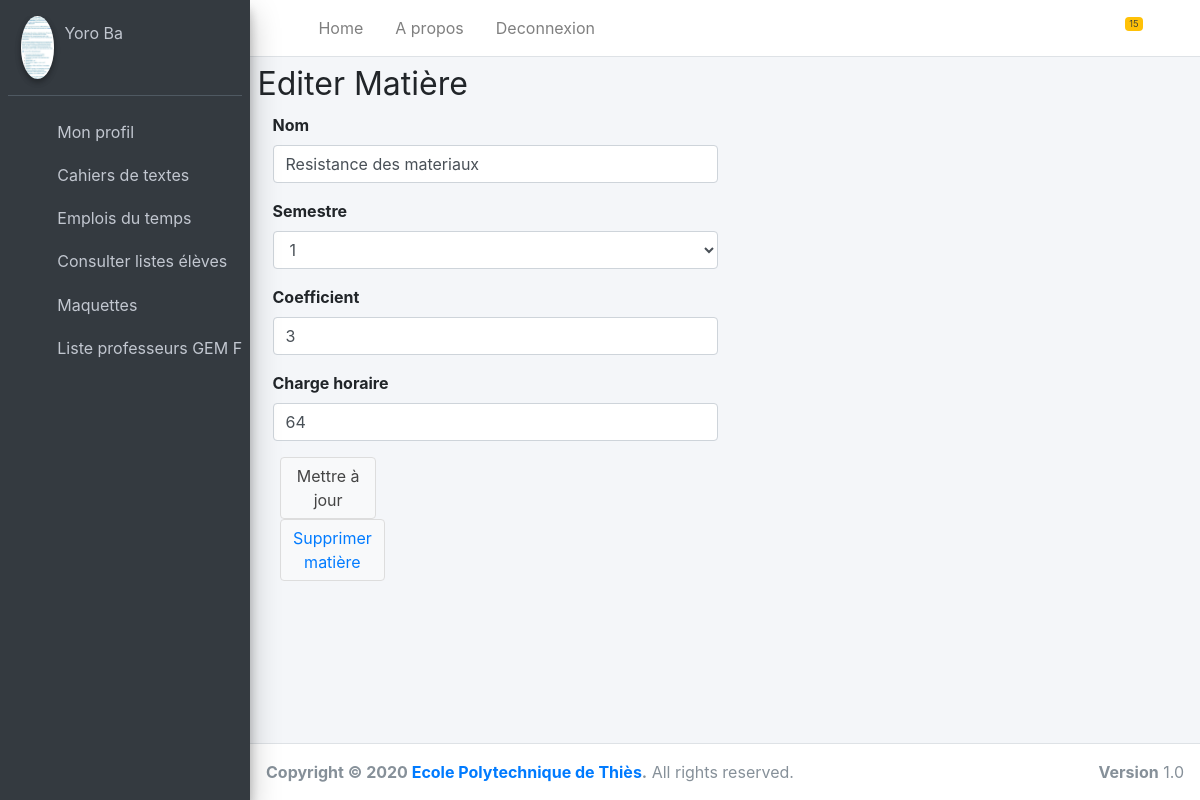
Page /authentification/editMatiere/2/3/8/ on the committed database.
### authentification/models.py (models this page shows)
class Professeur(models.Model):
    prenom = models.CharField(max_length=40)
    nom = models.CharField(max_length=20)
    email = models.EmailField(unique=True, null=False)
    telephone = models.IntegerField()
    respClasse = models.CharField(default='Non', max_length=40)
    respDept = models.CharField(default='Non', max_length=40)
    genre = models.CharField(max_length=20, default='genre',null=True)
    profil = models.ImageField(upload_to="photos/",default='/media/photos/avatar1.png/')
    mot_de_passe = models.CharField(null=False, max_length=40)

class Departement(models.Model):
    nom_dept = models.CharField('nom_dept', max_length=30)
    systeme = models.CharField('nom_dept', max_length=30, default='semestriel')
    chef_dept = models.ForeignKey('Professeur',on_delete=models.CASCADE, default="1")

class Matiere(models.Model):
    nom=models.CharField(max_length=40)
    semestre=models.IntegerField()
    coef=models.IntegerField()
    charge_horaire = models.IntegerField()
    classe = models.ForeignKey('Classe',on_delete=models.CASCADE)

### authentification/views.py (the view)
# urls.py: path('editMatiere/<int:cleUser>/<int:cleClasse>/<int:cleMatiere>/', views.EditMatiere, name='editMatiere'),
def EditMatiere (request,cleUser,cleClasse, cleMatiere):
	classe = Classe.objects.all()
	dept = Departement.objects.all()
	prof = Professeur.objects.get(pk=cleUser)
	eleve = Eleve.objects.all()
	cl = Classe.objects.get(pk=cleClasse)
	matiere = Matiere.objects.get(pk=cleMatiere)
	return render(request, 'registration/editMatiere.html', {'classe':classe,'cl':cl,'prof':prof,'dept':dept,'eleve':eleve, 'matiere':matiere})

### authentification/Templates/registration/editMatiere.html (shortened to what this page needs)
{% extends "registration/baseProf.html" %}
{% block content %}
<div class="content-wrapper">
    <div id="page-wrapper">
        <div class="container-fluid">
            <div class="row">
                <div class="col-lg-12">
                    <h1 class="page-header">
                      <small>Editer Matière</small>
                    </h1>
                </div>
            </div>
         <div class="col-lg-12">
                  <div class="col-lg-6">
                    <form role="form" method="post" action="{% url 'saveMatiere' prof.pk cl.pk matiere.pk %}">
                        <div class="form-group">
                            <label >Nom</label>
                          <input class="form-control" placeholder="nom" name="nom" value="{{ matiere.nom }}">
                        </div>
                        <div class="form-group">
                        <label >Semestre</label>
                          <select class="form-control" placeholder="semestre" name="semestre" >
                              <option class="hidden" selected value="{{ matiere.semestre }}">{{ matiere.semestre }}</option>
                          </select>
                        </div>
                        <div class="form-group">
                            <label >Coefficient</label>
                          <input type="number" class="form-control" placeholder="coefficient" name="coef" value="{{ matiere.coef }}">
                        </div>
                        <div class="form-group">
                            <label >Charge horaire</label>
                          <input type="number" class="form-control" placeholder="charge_horaire" name="charge_horaire" value="{{ matiere.charge_horaire }}">
                        </div>
                        <div class="col-md-3">
                            <button type="submit" class="btn btn-default">Mettre à jour</button>
                            <button class="btn btn-default">
                                <a href="{% url 'deleteMatiere' prof.pk cl.pk matiere.pk %}">Supprimer matière</a>
                            </button>
                        </div>
                  </form>
                </div>
            </div>
        </div>
    </div>
</div>
{% endblock %}

### authentification/Templates/registration/baseProf.html (shortened to what this page needs)
{% load static %}
<!DOCTYPE html>
<html>
<head>
  <link rel="stylesheet" href="{% static "dashboard/plugins/fontawesome-free/css/all.min.css" %}">
  <link rel="stylesheet" href="{% static "dashboard/ionicons.min.css" %}">
  <link rel="stylesheet" href="{% static "dashboard/plugins/tempusdominus-bootstrap-4/css/tempusdominus-bootstrap-4.min.css" %}">
  <link rel="stylesheet" href="{% static "dashboard/plugins/icheck-bootstrap/icheck-bootstrap.min.css" %}">
  <link rel="stylesheet" href="{% static "dashboard/plugins/jqvmap/jqvmap.min.css" %}">
  <link rel="stylesheet" href="{% static "dashboard/dist/css/adminlte.min.css" %}">
  <link rel="stylesheet" href="{% static "dashboard/plugins/overlayScrollbars/css/OverlayScrollbars.min.css" %}">
  <link rel="stylesheet" href="{% static "dashboard/plugins/daterangepicker/daterangepicker.css" %}">
  <link rel="stylesheet" href="{% static "dashboard/plugins/summernote/summernote-bs4.css" %}">
  <link rel="stylesheet" href="{% static "dashboard/cameïrou.css" %}">
</head>
<body class="hold-transition sidebar-mini layout-fixed">
<div class="wrapper">
  {% block navbar %}
  <nav class="main-header navbar navbar-expand navbar-white navbar-light">
    <ul class="navbar-nav">
      <li class="nav-item">
        <a class="nav-link" data-widget="pushmenu" href="#"><i class="fas fa-bars"></i></a>
      </li>
      <li class="nav-item d-none d-sm-inline-block">
        <a href="registration/dashboardProfesseur.html" class="nav-link">Home</a>
      </li>
      <li class="nav-item d-none d-sm-inline-block">
        <a href="#" class="nav-link">A propos</a>
      </li>
      <li class="nav-item d-none d-sm-inline-block">
        <a href="{% url 'connexion' %}" class="nav-link">Deconnexion</a>
      </li>
    </ul>
    <ul class="navbar-nav ml-auto">
      <li class="nav-item dropdown">
        <a class="nav-link" data-toggle="dropdown" href="#">
          <span class="badge badge-warning navbar-badge">15</span>
        </a>
      </li>
      <li class="nav-item">
        <a class="nav-link" data-widget="control-sidebar" data-slide="true" href="#">
          <i class="fas fa-th-large"></i>
        </a>
      </li>
    </ul>
  </nav>
  {% endblock %}
  <aside class="main-sidebar sidebar-dark-primary elevation-4">
    <div class="sidebar">
      <div class="user-panel mt-3 pb-3 mb-3 d-flex">
        <div class="image">
          <img src="{{ prof.profil.url }}" class="img-circle elevation-2" alt="User Image">
        </div>
        <div class="info">
          <a href="{% url 'profilProf' prof.pk %}" class="d-block">{{prof.prenom}} {{prof.nom}}</a>
        </div>
      </div>
      <nav class="mt-2">
        <ul class="nav nav-pills nav-sidebar flex-column" data-widget="treeview" role="menu" data-accordion="false">
          <li class="nav-item has-treeview">
            <a href="{% url 'profilProf' prof.pk %}" class="nav-link">
              <i class="nav-icon far fa-image"></i>
              <p>
                Mon profil
              </p>
            </a>
          </li>
          <li class="nav-item">
            <a href="{% url 'CDT' 2 prof.pk %}" class="nav-link">
              <i class="nav-icon fas fa-book"></i>
              <p>
                Cahiers de textes
              </p>
            </a>
          </li>
          <li class="nav-item">
            <a href="{% url 'EDT' 2 prof.pk %}" class="nav-link">
              <i class="nav-icon fas fa-book"></i>
              <p>
                Emplois du temps
              </p>
            </a>
          </li>
          <li class="nav-item has-treeview">
            <a href="#" class="nav-link">
              <i class="nav-icon fas fa-book"></i>
              <p>
                Consulter listes élèves
              </p>
            </a>
          </li>
          <li class="nav-item has-treeview">
            <a href="{% url 'Maquette' 2 prof.pk %}" class="nav-link">
              <i class="nav-icon fas fa-book"></i>
              <p>
                Maquettes
              </p>
            </a>
          </li>
          {% for d in dept %}
            {% if prof.respDept == d.nom_dept %}
                <li class="nav-item has-treeview">
                  <a href="#" class="nav-link">
                    <i class="nav-icon fas fa-book"></i>
                    <p>
                      Liste professeurs {{d.nom_dept}}
                    </p>
                  </a>
                </li>
            {% endif %}
          {% endfor %}
        </ul>
      </nav>
    </div>
  </aside>
  {% block content %}{% endblock %}
  {% block footer %}
  <footer class="main-footer">
    <strong>Copyright &copy; 2020 <a href="http://ept.sn">Ecole Polytechnique de Thiès</a>.</strong>
    All rights reserved.
    <div class="float-right d-none d-sm-inline-block">
      <b>Version</b> 1.0
    </div>
  </footer>
  {% endblock %}
</div>
</body>
</html>

### rows in the picture
Professeur: profil (picture), prenom "Yoro", nom "Ba"
Departement: nom_dept "GEM…"
Matiere: nom "Resistance des materiaux", semestre "1", coef "3", charge_horaire "64"
